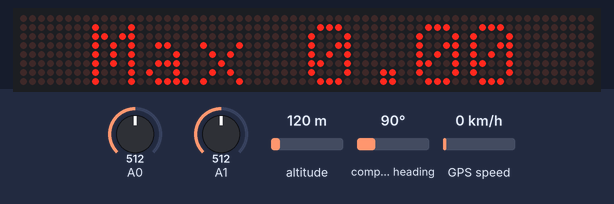
This sketch was run on a simulated Arduino Uno, built with avr-gcc and run on an emulated ATmega328P. Shown: 64×8 LED matrix. The inputs (shaded band) are chosen by the test bench; at power-on: A0 = 512, A1 = 512, altitude 120 m, compass heading 90°, GPS speed 0 km/h. The GPS gets a fix after 3 s at 37.7749, -122.4194 with 8 satellites; what the sketch prints to the serial monitor is not drawn.

Above: at 2.2 s.
2.3 s: A0 set to 502
6.4 s: A0 set to 477
At 9.8 s:
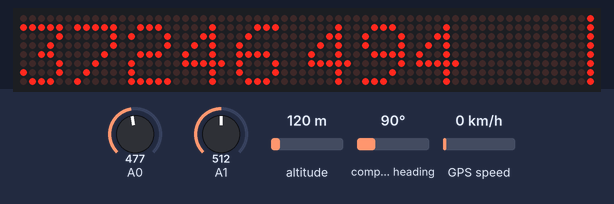
10.5 s: A0 set to 407
12.6 s: A0 set to 379
At 15.0 s:
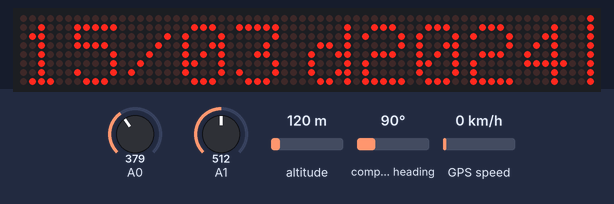
15.6 s: A0 set to 595
At 17.8 s:
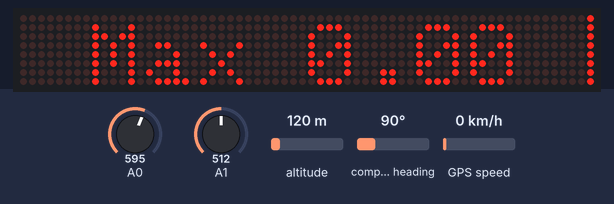
18.6 s: A0 set to 624
At 21.4 s:
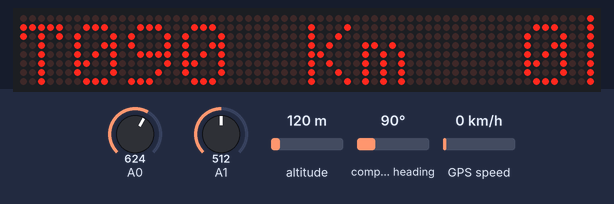
Timing chart, 0 to 22.7 s (numbered marks = the images above; inputs shaded):
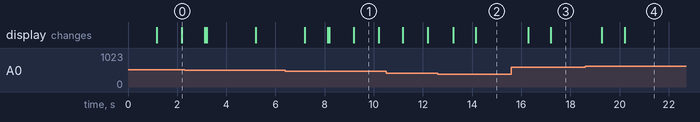

The sketch:

BoatDDMMSec19092019.ino
```cpp
#include <TinyGPS++.h>
#include <SoftwareSerial.h>
#include <SPI.h>
#include <Adafruit_GFX.h>
#include <Max72xxPanel.h>
//#include <Time.h>
#include <TimeLib.h>
int intens = 1;  //display intensity 0 is okay indoors, max 15 is burn it up!
int pinCS = 10; // Attach CS to this pin, DIN to MOSI and CLK to SCK (cf http://arduino.cc/en/Reference/SPI ) 11 DIN ,13 CLK
int numberOfHorizontalDisplays = 8;
int numberOfVerticalDisplays = 1;
int sensorValue = 1;
int sensorValue1 = 1;
int ll = 1;
int K0 = 0;
int K1 = 1;

float maxspeed = 0;

static const int magvar = -23  ; // the magnetic variation in wellington in 2015 is East 23  (-23)

static const int RXPin = 4, TXPin = 3;
static const uint32_t GPSBaud = 9600;
TinyGPSPlus gps;
SoftwareSerial ss(RXPin, TXPin);

Max72xxPanel matrix = Max72xxPanel(pinCS, numberOfHorizontalDisplays, numberOfVerticalDisplays);
String Version = "19Sep 2019";
int wait200 = 200; // In milliseconds
int wait1 = 1000; // In milliseconds
String timetape = "00:00:00";
String testtape = "00:00:00";

int spacer = 1;
int width = 5 + spacer; // The font width is 5 pixels
int shift = 1; // how far from the left edege to start
int l_count = 0;
int lastsec = 0 ;
int rawspeed = 0;
float smoothspeed = 0;

float goodspeed = 00.0;
int KM = 0;
int smoothcourse = 0;// 2 for 2 sec avg, 3 for 3 sec avg else no avg
int mycourse;
int oldcourse;
int oldvalue = 1;
int newvalue = 1;
int OldKnob = 5;
int oldvalue1 = 1;
int newvalue1 = 1;
int OldKnob1 = 5;
int DD;
int MM;
double Sec;
double mm;
const int offset = 12;  // New Zealand Standard Time (NZST)
//int DST = 0; // If DST is on, increase offset by 1 hour

void setup()
{
  Serial.begin(115200);
  ss.begin(GPSBaud);

  matrix.setIntensity(intens); // Use a value between 0 and 15 for brightness

  // Adjust to your own needs
  matrix.setPosition(0, 0, 0); // The first display is at <0, 0>
  matrix.setPosition(1, 1, 0); // The second display is at <1, 0>
  matrix.setPosition(2, 2, 0); // The 1hird display is at <2, 0>
  matrix.setPosition(3, 3, 0); // And the last display is at <3, 0>
  matrix.setPosition(4, 4, 0); // The first display is at <0, 0>
  matrix.setPosition(5, 5, 0); // The second display is at <1, 0>
  matrix.setPosition(6, 6, 0); // The 1hird display is at <2, 0>
  matrix.setPosition(7, 7, 0); // And the last display is at <3, 0>

  //  ...
  //  matrix.setRotation(0, 2);    // The first display is position upside down
  //  matrix.setRotation(3, 2);    // The same hold for the last display
  matrix.setRotation(0, 1);    // The first display is position up
  matrix.setRotation(1, 1);    // The first display is position up
  matrix.setRotation(2, 1);    // The first display is position up
  matrix.setRotation(3, 1);    // The first display is position up
  matrix.setRotation(4, 1);    // The first display is position up
  matrix.setRotation(5, 1);    // The first display is position up
  matrix.setRotation(6, 1);    // The first display is position up
  matrix.setRotation(7, 1);    // The first display is position up

  // writetoscreen();
  matrix.fillScreen(LOW);
  DisplayVers();
}

void loop()
{
  // while (ss.available() > 0)
  //   gps.encode(ss.read());
  smartDelay(0);
  //  printDateTime;
  if ((gps.time.second()) != lastsec)
  {
    Serial.print(" lastsecond ");
    Serial.println(lastsec);
    lastsec = gps.time.second();
    setTime(gps.time.hour(), gps.time.minute(), gps.time.second(), gps.date.day(), gps.date.month(), gps.date.year());
    adjustTime( offset * SECS_PER_HOUR);
    if (IsDST(day(), month(), weekday() )) adjustTime(SECS_PER_HOUR);
    //adjustTime(SECS_PER_HOUR);

    if (KnobValue() != OldKnob) {
      matrix.fillScreen(0);
      Serial.print("Knobvalue 1 ");
      Serial.print(oldvalue);
      Serial.println(' ');
    }
    if (KnobValue() == 0)
      TimeMinSec();
    if (KnobValue() == 1)
      TimeYear();
    if (KnobValue() == 2)
      LatLongM();
    if (KnobValue() == 3)
      SpeedCourseKM();
    if (KnobValue() == 4 )
      SpeedCourse7();
    if (KnobValue() == 5 )
      ShowMaxSpeed();
    if (gps.hdop.value() < 50)
      if (gps.speed.value() > maxspeed ) maxspeed = gps.speed.value();
    OldKnob = KnobValue();

    SetBrightness();
    smartDelay(900);
    showsats();
    writetoscreen();
  }
  //  showsats();
}
void ShowMaxSpeed()
{
  timetape = " Max ";
  tomatrixPos(2, timetape);

  timetape = maxspeed;
  tomatrixPos(32, timetape);
}
void LatLong()
{
  String ToPrint = "";
  //  timetape = gps.location.lat();
  //  DD_DDDDDtoDDMMSS(gps.location.lat() );
  if (ll == 1)
  { DD_DDDDDtoDDMMSS(gps.location.lat() );
    ll = 0    ;
  }

  else {
    DD_DDDDDtoDDMMSS(gps.location.lng() );
    ll = 1;
  }
  tomatrixPos(0,  String((DD)));
  tomatrixPos(18, String(abs(MM)));
  tomatrixPos(32, String(abs(Sec)));

}
void LatLongM()
{
  String ToPrint = "";
  if (ll == 1)
  { DD_DDDDDtoDDMMmm(gps.location.lat() );
    ll = 0    ;
  }

  else {
    DD_DDDDDtoDDMMmm(gps.location.lng() );
    ll = 1;
  }
  tomatrixPos(0,  String((DD)));
  tomatrixPos(18, String(abs(MM)));
  tomatrixPos(32, String(abs(round(mm / 10))));
}

void DD_DDDDDtoDDMMmm( double DD_DDDDD )
{
  DD = int(DD_DDDDD);
  MM = ((DD_DDDDD - DD) * 60);
  mm  = (((DD_DDDDD - DD) * 60) - MM) * 10000;
  //Sec =   ((DD_DDDDD - DD) * 60 - MM) * 60;
  Serial.print("  DD MM mm ");
  Serial.print((DD));
  Serial.print(abs(MM));
  Serial.print(abs(mm));
}
void DD_DDDDDtoDDMMSS( double DD_DDDDD )
{
  DD = int(DD_DDDDD);
  MM = int((DD_DDDDD - DD) * 60);
  Sec =   ((DD_DDDDD - DD) * 60 - MM) * 60;
  Serial.print("  DD MM Sec ");
  Serial.print(abs(DD));
  Serial.print(abs(MM));
  Serial.println(abs(Sec));
}

void SpeedCourse7()
{
  rawspeed = (gps.speed.value());//              + (15 * random(200) );
  if (rawspeed < 10) {
    goodspeed  = 0;
    smoothspeed = 0;
  }
  else {
    smoothspeed = (smoothspeed  + rawspeed) / 2; // average out the speed
    goodspeed = ((smoothspeed)  ) / 10;  // drop 100th
    goodspeed = goodspeed / 10;
  }
  {
    if (goodspeed <  10) timetape =  " "; else
      timetape =  "";

    timetape += ((goodspeed));
  }
  tomatrixPos(32, timetape);

  mycourse = gps.course.deg() ; // just the most recent reading plus the magvar
  if (smoothcourse == 2)  //average over two readings
  {
    mycourse = (gps.course.deg() + oldcourse) / 2;
    timetape = ".";
  }
  if (smoothcourse == 3)  //average over three readings
  {
    mycourse = (gps.course.deg() + oldcourse + oldcourse) / 3;
    timetape = ":";
  }
  timetape = tape3digits(MakeMag(mycourse, magvar));
  oldcourse = mycourse;
  tomatrixPos(6, timetape);

  tomatrixPos(25, "M");
}
int MakeMag(int thecourse, int var)
{
  int answer;
  answer = thecourse + var;
  if (answer > 360) {
    answer = answer - 360;
  }
  if (answer < 0) {
    answer = answer + 360;
  }
  return answer;
}
void SpeedCourseKM()
{
  // KMPH
  timetape = "Km";
  rawspeed = (gps.speed.kmph());// +  random(190);
  smoothspeed = (smoothspeed  + rawspeed) / 2; // average out the speed
  KM = ((smoothspeed));
  //goodspeed = goodspeed / 10;
  if (KM <  10) timetape +=  "  "; else if
  (KM < 100) timetape +=  " ";
  timetape += ((KM));

  tomatrixPos(32, timetape);
  //note that on KM we use true
  mycourse = gps.course.deg();  // just the most recent reading
  timetape = "T";
  timetape += tape3digits(mycourse);
  oldcourse = mycourse;
  tomatrixPos(0, timetape);
}
void tomatrix27(String thetape)
{
  for ( int i = 0 ; i <  thetape.length() ; i++ ) {
    int letter = i ;
    int x = (24 + i * width);
    matrix.drawChar(x, 1, thetape[letter], 1, 0, 1);

    matrix.write(); // Send bitmap to display
  }
}
void tomatrixPos(int pos, String thetape)
{
  for ( int i = 0 ; i <  thetape.length() ; i++ ) {
    int letter = i ;
    int x = (pos + i * width);
    matrix.drawChar(x, 1, thetape[letter], 1, 0, 1);

    matrix.write(); // Send bitmap to display
  }
}

int KnobValue ()
{ if (                     avgvalue(K0) < 200)    {
    return 0;
  }
  if (avgvalue(K0) >= 200 && avgvalue(K0) < 400)    {
    return 1;
  }
  if (avgvalue(K0) >= 400 && avgvalue(K0) < 500)    {
    return 2;
  }
  if (avgvalue(K0) >= 500 && avgvalue(K0) < 600)    {
    return 5;
  }
  if (avgvalue(K0) >= 600 && avgvalue(K0) < 800)    {
    return 3;
  }

  if (avgvalue(K0) >= 800 )                       {
    return 4;
  }
}
int avgvalue(int KS)
{
  sensorValue = analogRead(KS);   // average out the pot to stop jumping
  if ((abs(sensorValue - oldvalue )) > 9)
    newvalue = ((sensorValue / 2 + oldvalue / 2 ) );
  oldvalue = newvalue;
  // Serial.print(oldvalue);
  return oldvalue;
}

void TimeMinSec()
{
  tomatrixPos(2, tape2digits(hour()));
  tomatrixPos(14, "hrs");
  tomatrixPos(34, tape2digits(minute()));
  tomatrixPos(47, tape2digits(second()));
}

void TimeYear()
{
  if (day() > 9)
    timetape = day();
  else {
    timetape = " ";
    timetape += day();
  }
  timetape += "/";
  timetape += tape2digits(month());
  timetape += "  ";
  tomatrixPos(0, timetape);

  if (IsDST(day(), month(), weekday() )) timetape = "d";
  else
    timetape = " ";
  // tomatrixPos(32, timetape);
  timetape += (year());
  //  timetape += "  ";
  tomatrixPos(32, timetape);
}

String tape3digits(int number)
{
  String tempstring = "temp";
  if (number >= 10 && number < 100) {
    tempstring = "0";
    tempstring += String(number);
    return tempstring;
  }
  if (number >= 0 && number < 10) {
    tempstring = "00";
    tempstring += String(number);
    return tempstring;
  }
  else return (String(number));
}
String tape2digits(int number) {
  String tempstring = "temp";
  if (number >= 0 && number < 10) {
    tempstring = '0';
    tempstring += String(number);
    return tempstring;
  }
  else return (String(number));
}

/*
  void print2digits(int number) {
  if (number >= 0 && number < 10) {
    Serial.print('0');
  }
  Serial.print(number);
  }

  void print3digits(int number) {
  if (number >= 0 && number < 10) {
    Serial.print('00');
  }
  if (number >= 10 && number < 100) {
    Serial.print('0');
  }
  if (number > 360) {
    Serial.print(F("000"));
  }
  else Serial.print(number);
  }*/

boolean IsDST(int theday, int themonth, int thedow)
{
  //  DST in NZ ens ends first Sunday in April  4
  //  DST in NZ starts last Sunday in September 9
  // time.h has sunday as 1 and sat as 7 So an extra -1 in the dow calc
  //  Daylight Saving commences on the last Sunday in September, when 2.00am becomes 3.00am. It ends on the first Sunday in April, when 3.00am becomes 2.00am.
  //  May, June, July, August are not DST
  if (themonth > 4 && themonth < 9) {
    return false;
  }
  if (themonth < 4 || themonth > 9) {
    return true;
  }
  int previousSunday = (theday - (thedow - 1));
  //In Sept, we are DST if our previous sunday was on or after the 24.
  if (themonth == 9) {
    return previousSunday >= 24;
  }
  //In April we must be before the first sunday to be dst.
  //That means the previous sunday must be before the 1st.
  return previousSunday <= 0;
}  // end of isdst function


void DisplayVers()
{
  matrix.fillScreen(0);
  timetape = Version;
  tomatrix(timetape);
  delay(wait1);
  //matrix.fillScreen(0);

}
void writetoscreen()
{
  Serial.println(F("Sats HDOP Latitude   Longitude   Fix  "));
  Serial.println(F("          (deg)      (deg)       Age  "));

  printInt(gps.satellites.value(), gps.satellites.isValid(), 5);
  printInt(gps.hdop.value(), gps.hdop.isValid(), 5);
  printFloat(gps.location.lat(), gps.location.isValid(), 11, 6);
  printFloat(gps.location.lng(), gps.location.isValid(), 12, 6);
  printInt(gps.location.age(), gps.location.isValid(), 5);
  Serial.print(" Intens ");
  Serial.print(intens);
  Serial.print(" Max ");
  Serial.print(maxspeed);

  Serial.print(" Knob 1 ");
  Serial.print(oldvalue);
  Serial.print(" Knob 2 ");
  Serial.println(oldvalue1);

}

void tomatrix(String thetape)
{
  for ( int i = 0 ; i <  thetape.length() ; i++ ) {
    int letter = i ;
    int x = (shift + i * width);
    matrix.drawChar(x, 1, thetape[letter], 1, 0, 1);
    matrix.write(); // Send bitmap to display

  }
}

void tomatrix2(String thetape)
{
  for ( int i = 0 ; i <  thetape.length() ; i++ ) {
    int letter = i ;
    int newshift = shift;
    if ((letter >= 1) && (letter  <= 4)) newshift = (newshift - 1);
    else if (letter > 4) newshift = (shift + 1);

    else newshift = shift;
    int x = (newshift + i * width);
    matrix.drawChar(x, 1, thetape[letter], 1, 0, 1);
    matrix.write(); // Send bitmap to display
  }
}

int avgvalueone(int KS)
{
  sensorValue1 = analogRead(KS);   // average out the pot to stop jumping
  if ((abs(sensorValue1 - oldvalue1 )) > 9)
    newvalue1 = ((sensorValue1 / 2 + oldvalue1 / 2 ) );
  oldvalue1 = newvalue1;
  // Serial.print(oldvalue1);
  return oldvalue1;
}
void SetBrightness()
{
  intens = (avgvalueone(1) / 62);
  if (intens > 13) intens = 13;
  int intense = intens;                        // set to default intensity
  //  if (hour() > 18 || hour() < 6) intense = 0;  // 6 am till 6 pm go dull
  matrix.setIntensity(intense);                // Use a value between 0 and 15 for brightness
}
static void printFloat(float val, bool valid, int len, int prec)
{
  /*  if (!valid)
    {
      while (len-- > 1)
        Serial.print('*');
      Serial.print(' ');
    }
    else
  */  {
    Serial.print(val, prec);
    int vi = abs((int)val);
    int flen = prec + (val < 0.0 ? 2 : 1); // . and -
    flen += vi >= 1000 ? 4 : vi >= 100 ? 3 : vi >= 10 ? 2 : 1;
    for (int i = flen; i < len; ++i)
      Serial.print(' ');
  }
}

static void printInt(unsigned long val, bool valid, int len)
{
  char sz[32] = "*****************";
  // if (valid)
  sprintf(sz, "%ld", val);
  sz[len] = 0;
  for (int i = strlen(sz); i < len; ++i)
    sz[i] = ' ';
  if (len > 0)
    sz[len - 1] = ' ';
  Serial.print(sz);
}
static void printDateTime(TinyGPSDate & d, TinyGPSTime & t)
{
  if (!d.isValid())
  {
    Serial.print(F("********** "));
  }
  else
  {
    char sz[32];
    sprintf(sz, "%02d/%02d/%02d ", d.month(), d.day(), d.year());
    Serial.print(sz);
  }

  if (!t.isValid())
  {
    Serial.print(F("******** "));
  }
  else
  {
    char sz[32];
    sprintf(sz, "%02d:%02d:%02d ", t.hour(), t.minute(), t.second());
    Serial.print(sz);
  }

  printInt(d.age(), d.isValid(), 5);
}

static void printStr(const char *str, int len)
{
  int slen = strlen(str);
  for (int i = 0; i < len; ++i)
    Serial.print(i < slen ? str[i] : ' ');
}
static void smartDelay(unsigned long ms)
{
  unsigned long start = millis();
  do
  {
    while (ss.available())
      gps.encode(ss.read());
  } while (millis() - start < ms);
}
void showsats()
{
  for (int row = 8; row >= 1; row--) {

    matrix.drawPixel(63, (row - 1), ((gps.satellites.value()) >= (8 - (row - 1))));
  }
  matrix.write();
}
```

Measured:
- the behaviour switches between 495 and 494 on A0 (found by bisection; images 0 and 1)
- the behaviour switches between 396 and 395 on A0 (found by bisection; images 1 and 2)
- the behaviour switches between 607 and 608 on A0 (found by bisection; images 3 and 4)
- after the input at 6.4 s, the display: first changes after 0.79 s (image 1 shows a later state)
- after the input at 12.6 s, the display: first changes after 0.63 s (image 2 shows a later state)
- after the input at 15.6 s, the display: first changes after 0.68 s (image 3 shows a later state)
- after the input at 18.6 s, the display: first changes after 0.68 s (image 4 shows a later state)
